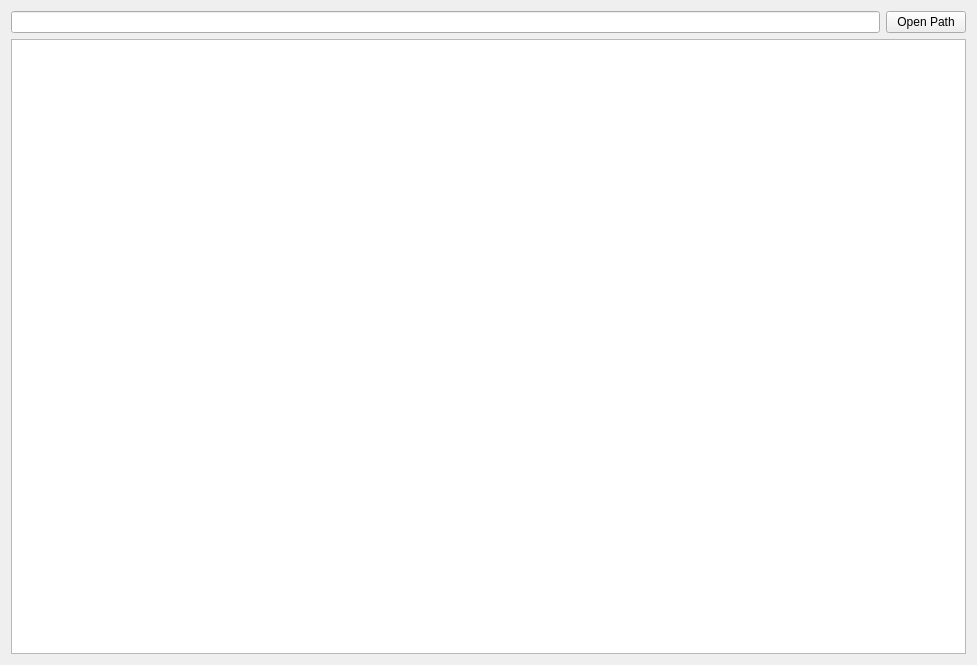
<?xml version="1.0" encoding="UTF-8"?>
<ui version="4.0">
 <class>Widget</class>
 <widget class="QWidget" name="Widget">
  <property name="geometry">
   <rect>
    <x>0</x>
    <y>0</y>
    <width>977</width>
    <height>665</height>
   </rect>
  </property>
  <property name="windowTitle">
   <string>Widget</string>
  </property>
  <layout class="QVBoxLayout" name="verticalLayout_2">
   <item>
    <widget class="QWidget" name="widget_2" native="true">
     <layout class="QVBoxLayout" name="verticalLayout">
      <property name="leftMargin">
       <number>0</number>
      </property>
      <property name="topMargin">
       <number>0</number>
      </property>
      <property name="rightMargin">
       <number>0</number>
      </property>
      <property name="bottomMargin">
       <number>0</number>
      </property>
      <item>
       <widget class="QWidget" name="widget" native="true">
        <layout class="QHBoxLayout" name="horizontalLayout">
         <property name="leftMargin">
          <number>0</number>
         </property>
         <property name="topMargin">
          <number>0</number>
         </property>
         <property name="rightMargin">
          <number>0</number>
         </property>
         <property name="bottomMargin">
          <number>0</number>
         </property>
         <item>
          <widget class="QLineEdit" name="lineEdit"/>
         </item>
         <item>
          <widget class="QPushButton" name="pushButton">
           <property name="text">
            <string>Open Path</string>
           </property>
          </widget>
         </item>
        </layout>
       </widget>
      </item>
      <item>
       <widget class="QTextBrowser" name="textBrowser"/>
      </item>
     </layout>
    </widget>
   </item>
  </layout>
 </widget>
 <resources/>
 <connections/>
</ui>
